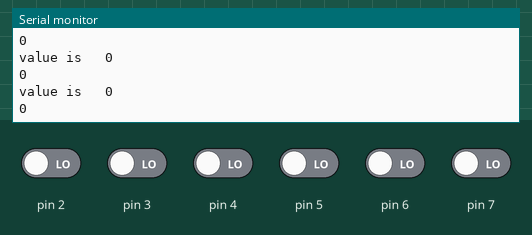
Bench run of a sketch on a simulated Arduino Uno, built with avr-gcc and run on an emulated ATmega328P. Parts: the last lines printed to the serial monitor. The test bench sets the inputs (shaded band); at power-on: pin 2–7 LOW.

Above: at 2.9 s.
3.0 s: pin 2 driven HIGH
At 4.1 s:
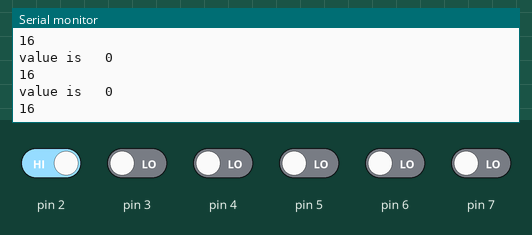
4.5 s: pin 3 driven HIGH
At 5.9 s:
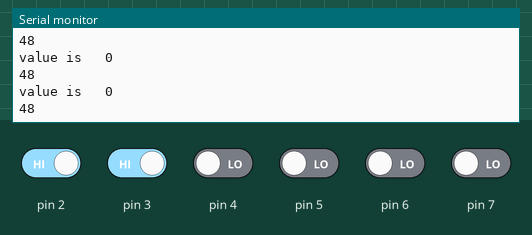
6.0 s: pin 4 driven HIGH
At 7.3 s:
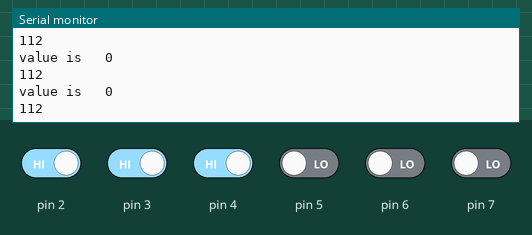
7.5 s: pin 5 driven HIGH
At 8.5 s:
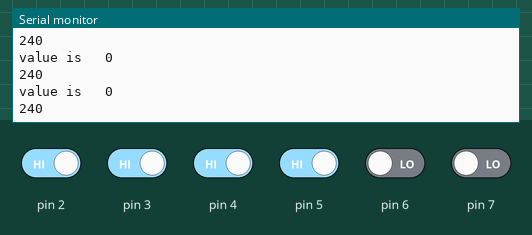
11.7 s: pin 6 driven HIGH
At 12.9 s:
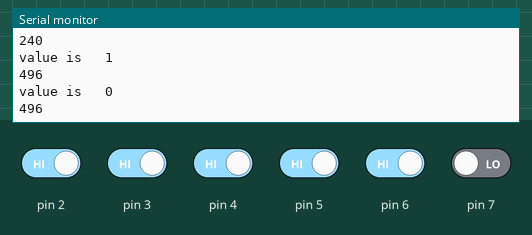
13.2 s: pin 7 driven HIGH
At 14.6 s:
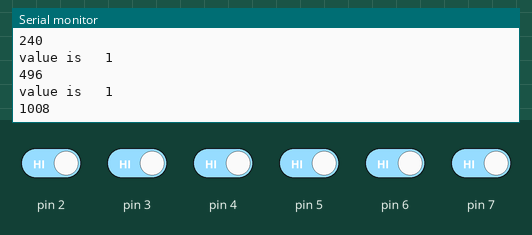
Timing chart, 0 to 15.7 s (numbered marks = the images above; inputs shaded):
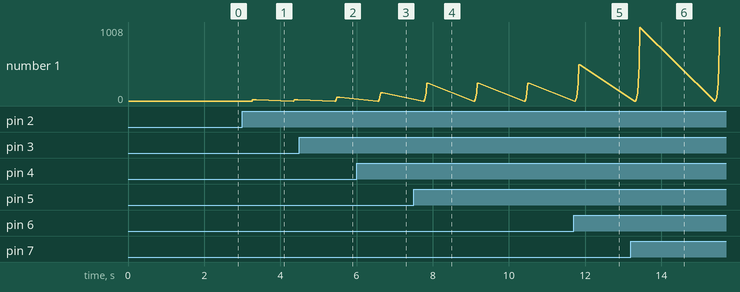

The sketch:

pb1_sheet2.ino
```cpp
#include<math.h>
int time=0;
int value;
void setup()
{
  Serial.begin(9600);
  pinMode(8, OUTPUT);
  pinMode(0, INPUT);
  pinMode(1, INPUT);
  pinMode(2, INPUT);
  pinMode(3, INPUT);
  pinMode(4, INPUT);
  pinMode(5, INPUT);
  pinMode(6, INPUT);
  pinMode(7, INPUT);
}

void loop()
{
  for(int i=0;i<8;i++)
  {
    value=digitalRead(i);
    Serial.print("value is   ");
    Serial.println(value);
    value=value*(pow(2,i));
    time = time+(value*4);
    Serial.println(time);
  }
  digitalWrite(8,HIGH);
  delay(time);
  digitalWrite(8,LOW);
  delay(1000);


 // value=0;
  time=0;
}
```

Measured:
- after the input at 3.0 s, the serial monitor: prints a new line after 0.26 s (image 1)
- after the input at 4.5 s, the serial monitor: prints a new line after 0.98 s (image 2)
- after the input at 6.0 s, the serial monitor: prints a new line after 0.63 s (image 3)
- after the input at 7.5 s, the serial monitor: prints a new line after 0.35 s (image 4)
- after the input at 11.7 s, the serial monitor: prints a new line after 0.14 s (image 5)
- after the input at 13.2 s, the serial monitor: prints a new line after 0.24 s (image 6)
- plotted number 1: 0 → 16 after the input at 3.0 s, 16 → 48 after the input at 4.5 s, 48 → 112 after the input at 6.0 s, 112 → 240 after the input at 7.5 s, 240 → 496 after the input at 11.7 s
